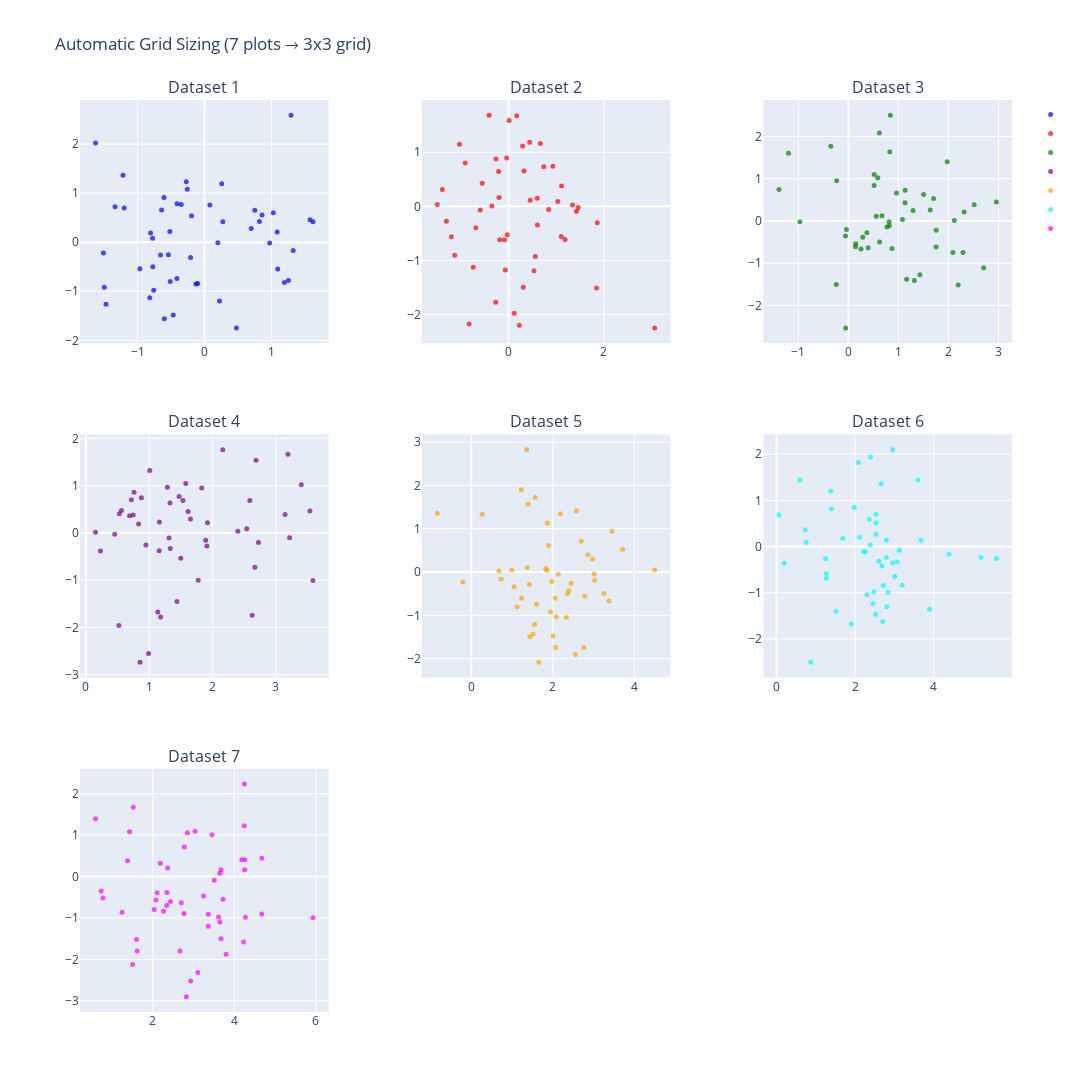

Notebook source saved alongside this figure:
### Markdown cell above
## 6. Automatic Grid Sizing

Let PlotGrid automatically determine the optimal grid layout.

### Code cell
# Create 7 datasets (not a perfect square)
# Use Plotly's default color sequence
plotly_colors = ['blue', 'red', 'green', 'purple', 'orange', 'cyan', 'magenta']
datasets_auto = [
    PlotSpec(
        data=np.random.randn(50, 2) + np.array([i * 0.5, 0]),
        plot_type='scatter',
        title=f'Dataset {i+1}',
        color=plotly_colors[i],
        marker_size=5
    )
    for i in range(7)
]

# No rows/cols specified - automatic sizing
grid_auto = PlotGrid(
    plot_specs=datasets_auto,
    config=PlotConfig(
        title="Automatic Grid Sizing (7 plots → 3x3 grid)",
        figsize=(12, 12)
    ),
    backend='plotly'
)

fig_auto = grid_auto.plot()
fig_auto.show()

print("\n✓ Automatic grid sizing: 7 plots arranged in 3x3 grid")
print("Algorithm: rows = ceil(sqrt(n)), cols = ceil(n / rows)")
